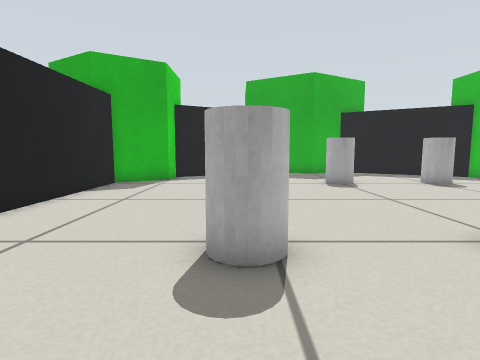
View 1 (above)

12 first-person views from a walk through a world built for the Gazebo simulator. The camera is 0.37 m above the floor, tilts 6° down and sees 80° across. The floor is counted in squares, 0.25 m on a side. Each view is taken from the middle of a square. On the plan, view 1 faces up. The plan holds only what a view shows up to about 14 squares ahead; the rest is blank. The place goes on beyond the plan.

View 2
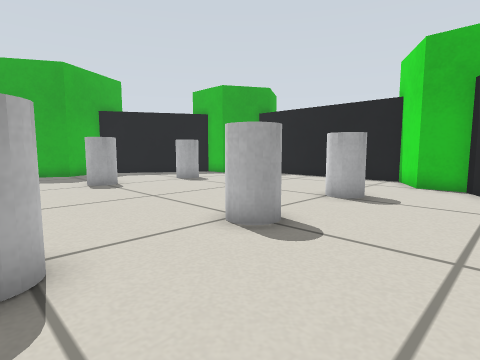

View 3
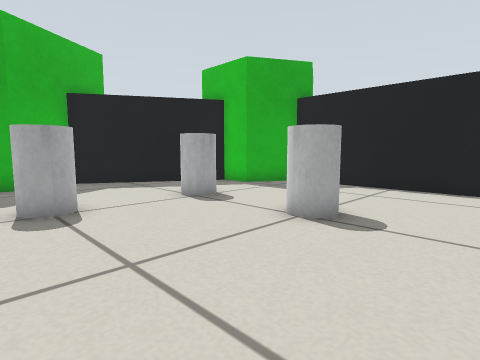

View 4
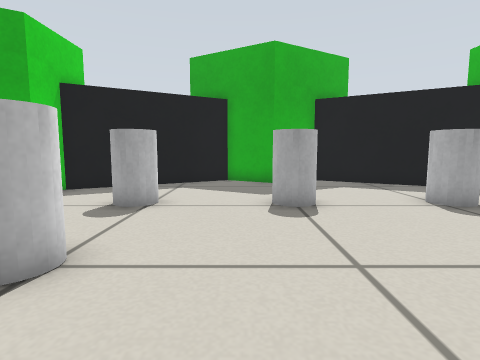

View 5
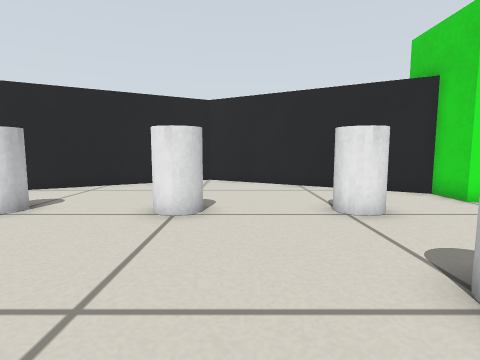

View 6
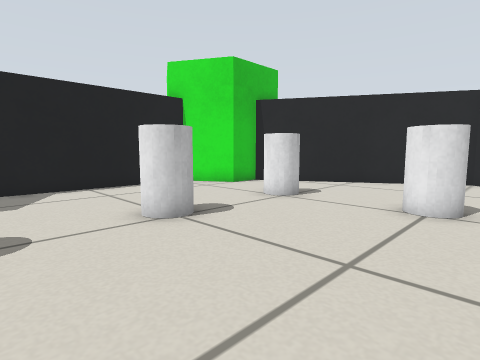

View 7
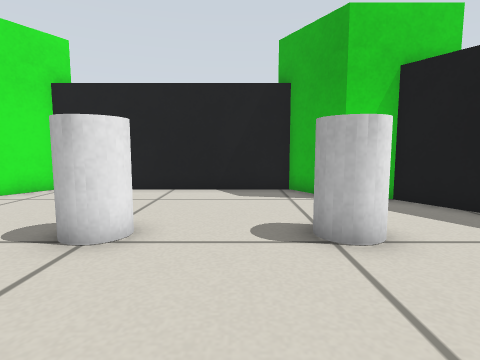

View 8
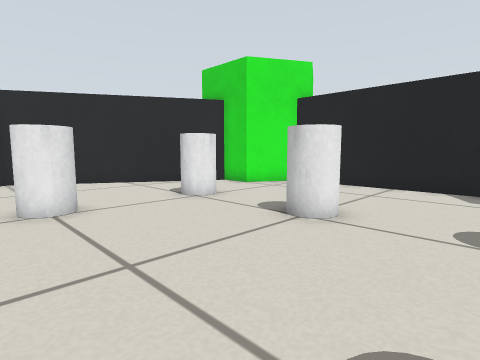

View 9
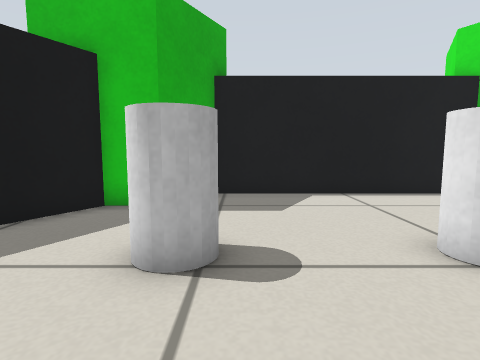

View 10
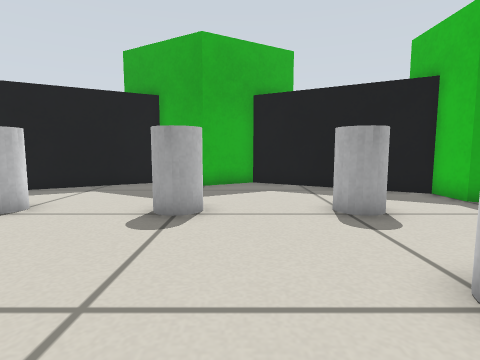

View 11
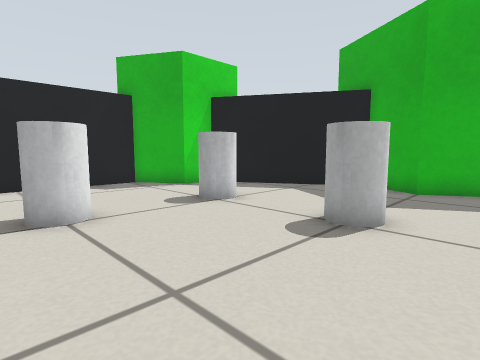

View 12
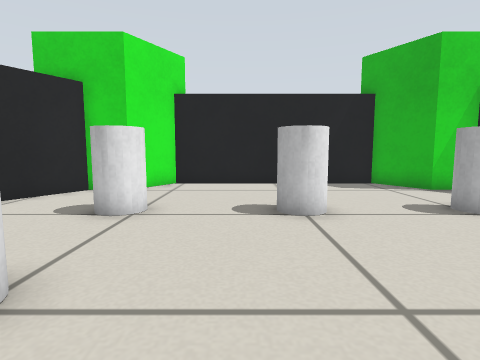

### Floor plan
Points are (right, up) in squares from view 1. A wall is a line through its corners. A room is listed if a view was taken in it or the views show most of it. See-through windows are left out.
Room 1 (views 1, 2, 3, 4, 5, 6, 7, 8, 9, 10, 11, 12)
walls: (-3.5, 2.9) (-3.5, 1.4) (4.5, -3.2) (12.5, 1.4) (12.5, 2.9) (14.7, 4.2) (14.7, 12.8) (12.5, 14.1) (12.5, 15.6) (6.6, 19) (4.5, 17.8) (2.4, 19) (-3.5, 15.6) (-3.5, 14.1) (-5.7, 12.9) (-5.7, 4.2) (-3.5, 2.9)
objects: white cylinder (0, 4) to (1, 5); white cylinder (0, 8) to (1, 9); white cylinder (0, 12) to (1, 13); white cylinder (4, 4) to (5, 5); white cylinder (4, 12) to (5, 13); white cylinder (8, 4) to (9, 5); white cylinder (8, 8) to (9, 9); white cylinder (8, 12) to (9, 13)

Where each view was taken, in squares from view 1:
view 1: 0 up, 0 right, facing up
view 2: 0 up, 0 right, facing up-right
view 3: 5 up, 3 right, facing up-right
view 4: 5 up, 3 right, facing up
view 5: 11 up, 3 right, facing down
view 6: 12 up, 3 right, facing down-right
view 7: 11 up, 5 right, facing left
view 8: 12 up, 6 right, facing down-left
view 9: 12 up, 5 right, facing right
view 10: 6 up, 6 right, facing up
view 11: 7 up, 7 right, facing up-left
view 12: 7 up, 7 right, facing left
